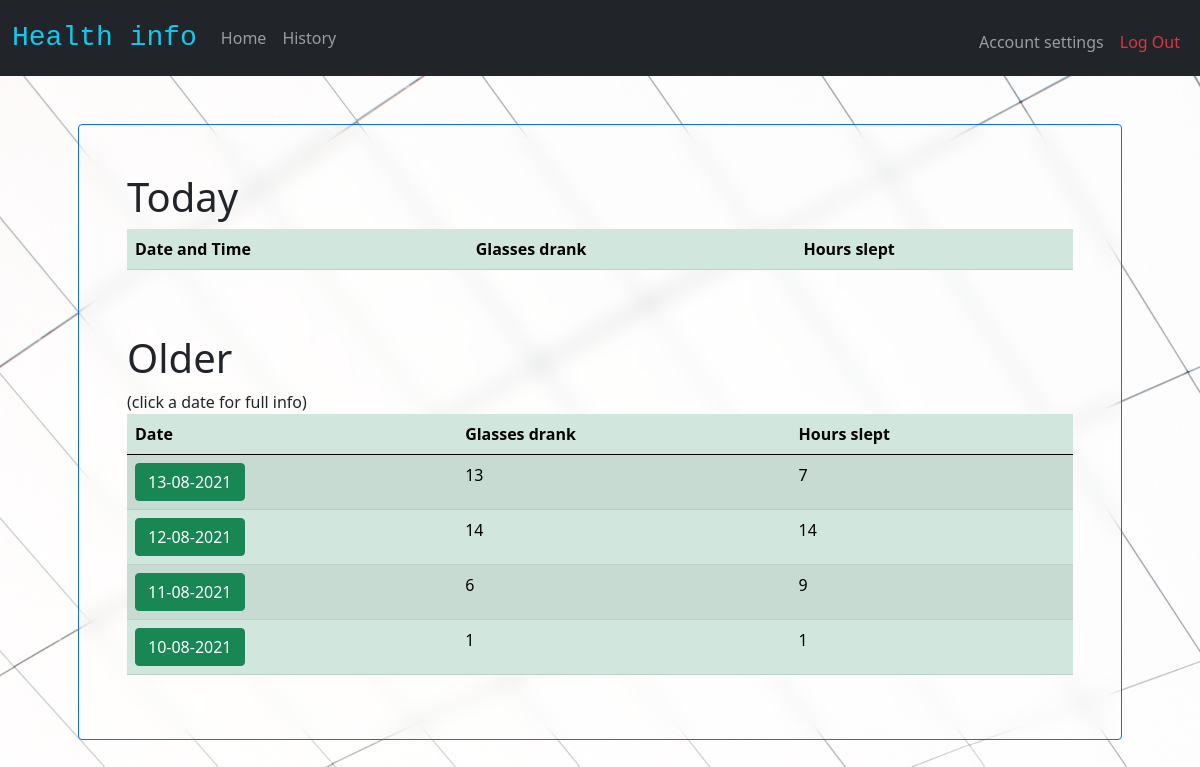
Page /history (signed in) on the earlier database version.
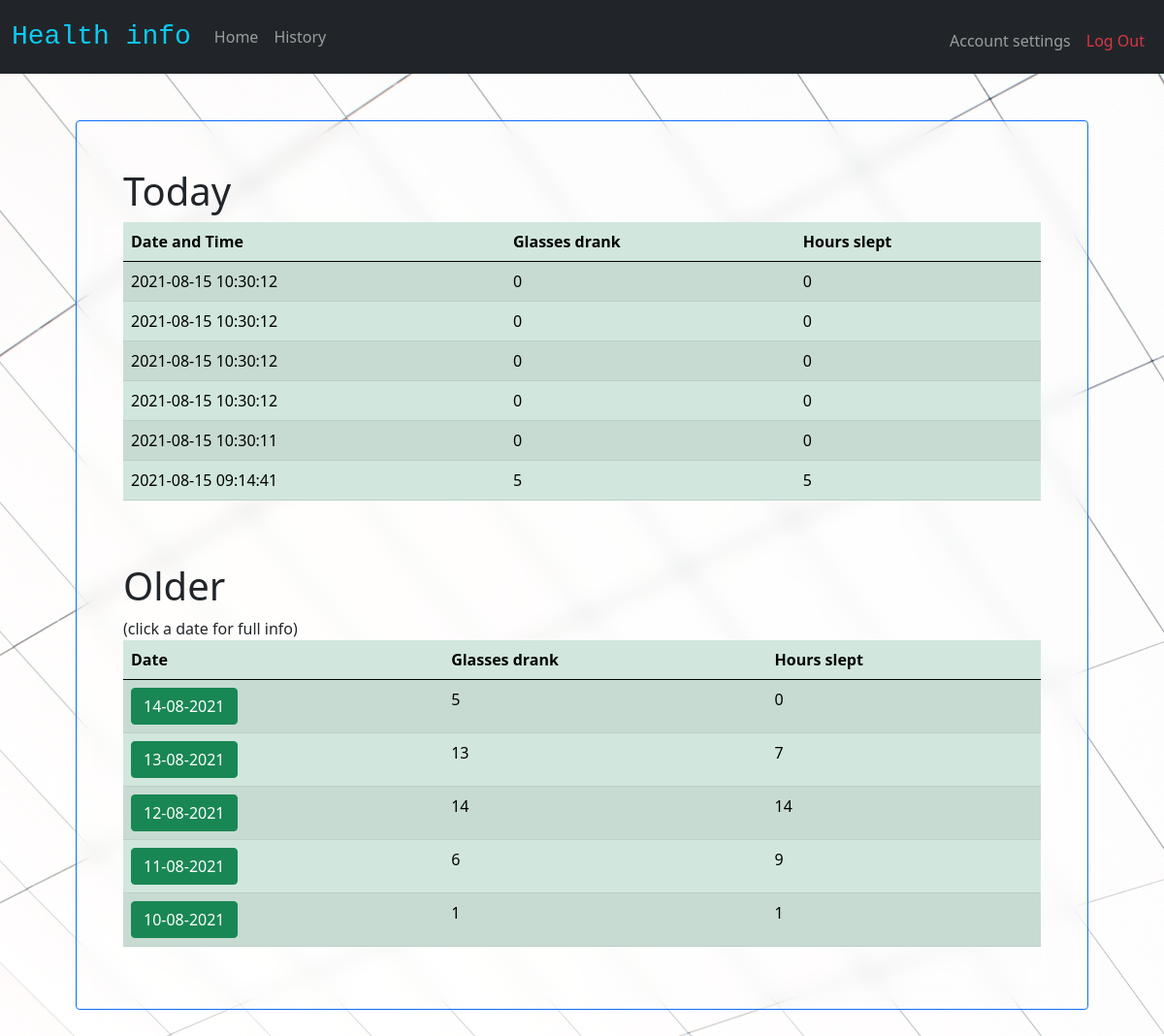
Same page on the later database version.
### tables this page shows
CREATE TABLE history(user_id INT NOT NULL, glasses INT NOT NULL DEFAULT 0, sleep INT NOT NULL DEFAULT 0, TRANSACTED DATETIME NOT NULL DEFAULT CURRENT_TIMESTAMP, FOREIGN KEY(user_id) REFERENCES users(id));

### application.py (the view)
@app.route("/history")
def history():
    if session.get("user_id") == None:
        return redirect("/login")
    today = db.execute("Select * from history where TRANSACTED between date('now', 'start of day') and date('now', 'start of day', '+1 day') AND user_id = ? ORDER BY TRANSACTED DESC", session["user_id"])
    older = db.execute("SELECT strftime('%d', TRANSACTED) as date, strftime('%d-%m-%Y', TRANSACTED) as date1, SUM(glasses) as glasses, SUM(sleep) as sleep FROM history WHERE user_id = ? AND TRANSACTED NOT between date('now', 'start of day') and date('now', 'start of day', '+1 day') GROUP BY date ORDER BY date DESC;", session["user_id"])
    return render_template("history.html", today = today, older=older)

### templates/history.html (shortened to what this page needs)
{% extends "layout.html" %}
{% block body %}
<div class = "mydiv p-5 border border-primary rounded">
<h6 class="display-6">Today</h6>
<table class="table table-success table-striped">
    <thead>
        <tr>
            <th>Date and Time</th>
            <th> Glasses drank</th>
            <th> Hours slept</th>
        </tr>
    </thead>
    {% for row in today %}
    <tr>
        <td> {{row.TRANSACTED}}</td>
        <td>{{row.glasses}}</td>
        <td>{{row.sleep}}</td>
    </tr>
    {% endfor%}
  </table>
  <br><br>
  <h6 class="display-6">Older</h6>(click a date for full info)
  <table class="table table-success table-striped">
    <thead>
        <tr>
            <th>Date </th>
            <th> Glasses drank</th>
            <th> Hours slept</th>
        </tr>
    </thead>
    {% for row in older %}
    <tr>
        <td ><form action = "/moreinfo" method ="GET"><input type = "hidden" name = "index" value = {{row.date1}}>
        <input type="submit" name="submit" value="{{row.date1}}" class="btn btn-success">
         </form></td>
        <td>{{row.glasses}}</td>
        <td>{{row.sleep}}</td>
    </tr>
    {% endfor%}
  </table>
  </div>
{% endblock %}

### templates/layout.html (shortened to what this page needs)
<!DOCTYPE html>
<html lang="en">
    <head>
        <link href="https://cdn.jsdelivr.net/npm/bootstrap@5.0.2/dist/css/bootstrap.min.css" rel="stylesheet">
        <link href="/static/styles.css" rel="stylesheet">
    </head>
    <body>
            <nav class="navbar navbar-expand navbar-dark bg-dark">
                <div class="container-fluid">
                  <a class="mt-2 navbar-brand text-info" href="/">
                    <tt><h3 class =>Health info</h3> </tt>
                  </a>
                  <div class="collapse navbar-collapse" id="navbarNav">
                  <ul class="navbar-nav mr-auto">
                    <li class="nav-item">
                      <a class="nav-link" href="/">Home</a>
                    </li>
                  </ul>
                  {% if session.user_id %}
                  <ul class = "navbar-nav me-auto mb-2">
                    <li class = "nav-item me-auto">
                      <a class="nav-link mt-2" href="/history">History</a>
                    </li>
                  </ul>
                  <ul class="navbar-nav ms-auto">
                    <li class="nav-item">
                      <a class="nav-link mt-2" href="/accountsettings">Account settings</a>
                    </li>
                    <li class="nav-item">
                      <a class="nav-link mt-2 text-danger" href="/logout">Log Out</a>
                    </li>
                  </ul>
                  {% endif %}
                </div>
              </div>
              </nav>
        <main class="container p-5">
          {% block body %}{% endblock %}
      </main>
    </body>
</html>

### static/styles.css (style rules this page uses)
body { background-color: rgb(242, 242, 255); background-image: url("b2.jpg"); }
main { overflow-x: auto; }
.mydiv { backdrop-filter: blur(10px); }

Differences in the rows shown:
added history: TRANSACTED "2021-08-15 10:30:12", glasses "0", sleep "0"
added history: TRANSACTED "2021-08-15 10:30:12", glasses "0", sleep "0"
added history: TRANSACTED "2021-08-15 10:30:12", glasses "0", sleep "0"
added history: TRANSACTED "2021-08-15 10:30:12", glasses "0", sleep "0"
added history: TRANSACTED "2021-08-15 10:30:11", glasses "0", sleep "0"
added history: TRANSACTED "2021-08-15 09:14:41", glasses "5", sleep "5"
Other differences:
new list line: "14-08-2021 5 0"
